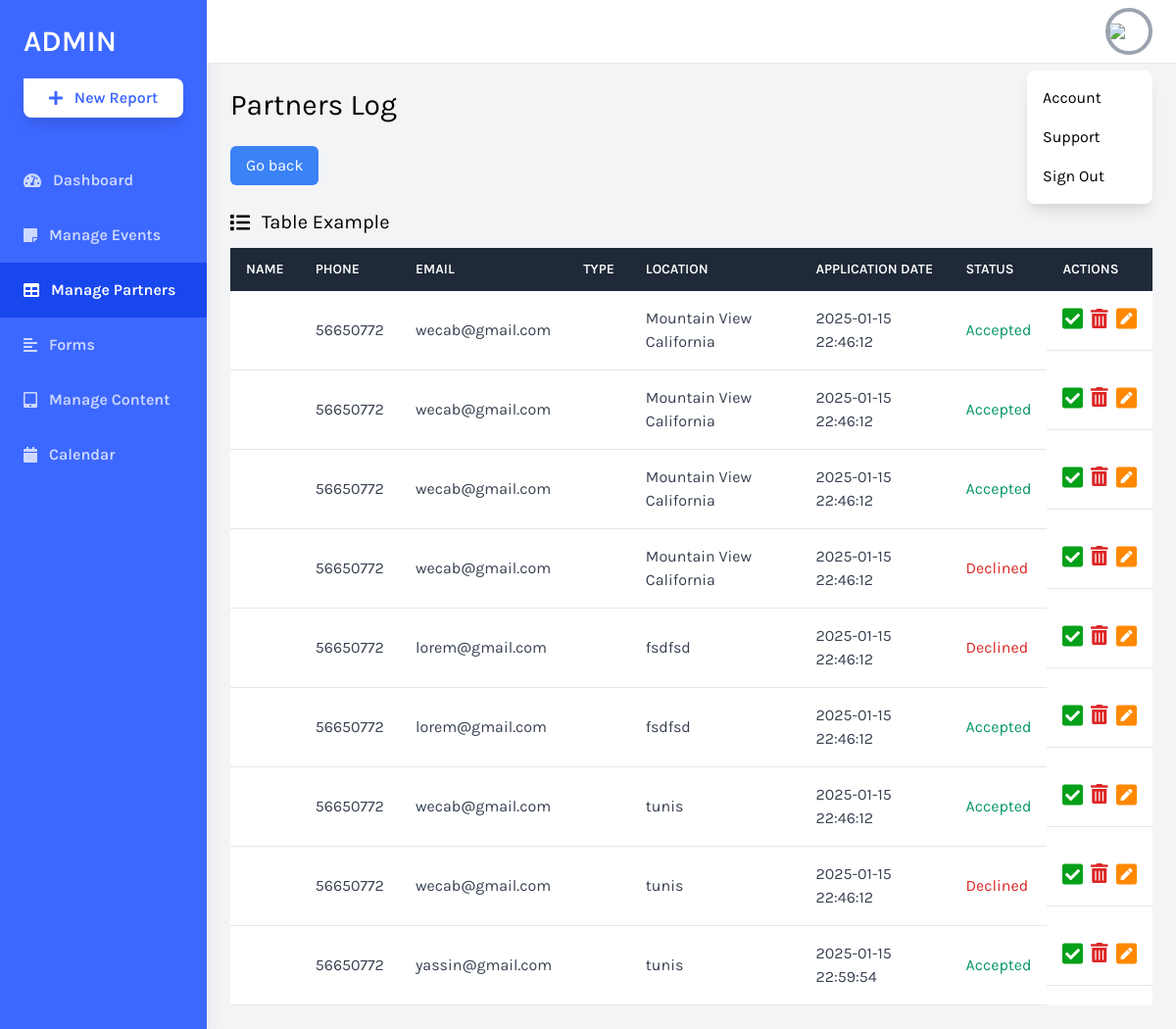
The page /daskboard/partnerLog.php on the database its author committed.
### tables this page shows
CREATE TABLE `partenaires` (
  `IDpartenaire` int(11) NOT NULL,
  `iduser` int(11) NOT NULL,
  `nom` varchar(20) NOT NULL,
  `email` varchar(30) NOT NULL,
  `businessName` varchar(100) NOT NULL,
  `location` varchar(30) NOT NULL,
  `tel` varchar(30) NOT NULL,
  `statue` enum('P','A','D') NOT NULL DEFAULT 'P',
  `dateapplication` timestamp NOT NULL DEFAULT current_timestamp() ON UPDATE current_timestamp(),
  `message` text NOT NULL
);

### daskboard/partnerLog.php (the view, shortened to what this page needs)
<?php
include "conn.php";
$req = "select * from partenaires ";
$res = mysqli_query($conn, $req);
?>
<!DOCTYPE html>
<html lang="en">
<head>
    <link href="https://cdnjs.cloudflare.com/ajax/libs/tailwindcss/2.2.19/tailwind.min.css" rel="stylesheet">
</head>
<body class="bg-gray-100 font-family-karla flex">
    <aside class="relative bg-sidebar h-screen w-64 hidden sm:block shadow-xl">
        <div class="p-6">
            <a href="index.php" class="text-white text-3xl font-semibold uppercase hover:text-gray-300">Admin</a>
            <button
                class="w-full bg-white cta-btn font-semibold py-2 mt-5 rounded-br-lg rounded-bl-lg rounded-tr-lg shadow-lg hover:shadow-xl hover:bg-gray-300 flex items-center justify-center">
                <i class="fas fa-plus mr-3"></i> New Report
            </button>
        </div>
        <nav class="text-white text-base font-semibold pt-3">
            <a href="index.php" class="flex items-center text-white opacity-75 hover:opacity-100 py-4 pl-6 nav-item">
                <i class="fas fa-tachometer-alt mr-3"></i>
                Dashboard
            </a>
            <a href="events.php" class="flex items-center text-white opacity-75 hover:opacity-100 py-4 pl-6 nav-item">
                <i class="fas fa-sticky-note mr-3"></i>
                Manage Events
            </a>
            <a href="partners.php" class="flex items-center active-nav-link text-white py-4 pl-6 nav-item">
                <i class="fas fa-table mr-3"></i>
                Manage Partners
            </a>
            <a href="forms.html" class="flex items-center text-white opacity-75 hover:opacity-100 py-4 pl-6 nav-item">
                <i class="fas fa-align-left mr-3"></i>
                Forms
            </a>
            <a href="tabs.php" class="flex items-center text-white opacity-75 hover:opacity-100 py-4 pl-6 nav-item">
                <i class="fas fa-tablet-alt mr-3"></i>
                Manage Content
            </a>
            <a href="calendar.php"
                class="flex items-center text-white opacity-75 hover:opacity-100 py-4 pl-6 nav-item">
                <i class="fas fa-calendar mr-3"></i>
                Calendar
            </a>
        </nav>
    </aside>
    <div class="relative w-full flex flex-col h-screen overflow-y-hidden">
        <header class="w-full items-center bg-white py-2 px-6 hidden sm:flex">
            <div x-data="{ isOpen: false }" class="relative w-1/2 flex justify-end">
                <button @click="isOpen = !isOpen"
                    class="realtive z-10 w-12 h-12 rounded-full overflow-hidden border-4 border-gray-400 hover:border-gray-300 focus:border-gray-300 focus:outline-none">
                    <img src="https://source.unsplash.com/uJ8LNVCBjFQ/400x400">
                </button>
                <button x-show="isOpen" @click="isOpen = false"
                    class="h-full w-full fixed inset-0 cursor-default"></button>
                <div x-show="isOpen" class="absolute w-32 bg-white rounded-lg shadow-lg py-2 mt-16">
                    <a href="#" class="block px-4 py-2 account-link hover:text-white">Account</a>
                    <a href="#" class="block px-4 py-2 account-link hover:text-white">Support</a>
                    <a href="logout.php" class="block px-4 py-2 account-link hover:text-white">Sign Out</a>
                </div>
            </div>
        </header>
        <div class="w-full h-screen overflow-x-hidden border-t flex flex-col">
            <main class="w-full flex-grow p-6">
                <h1 class="text-3xl text-black pb-6">Partners Log</h1>
             <a href="partners.php">
                <button type="button"
                    class="px-4 py-2 bg-blue-500 text-white rounded-md hover:bg-blue-600 focus:outline-none">
                    Go back
                </button>
            </a>
                <div class="w-full mt-6">
                    <p class="text-xl pb-3 flex items-center">
                        <i class="fas fa-list mr-3"></i> Table Example
                    </p>
                    <div class="bg-white overflow-auto">
                        <table class="min-w-full bg-white">
                            <thead class="bg-gray-800 text-white">
                                <tr>
                                    <th class="text-left py-3 px-4 uppercase font-semibold text-sm">Name</th>
                                    <th class="text-left py-3 px-4 uppercase font-semibold text-sm">Phone</th>
                                    <th class="text-left py-3 px-4 uppercase font-semibold text-sm">Email</th>
                                    <th class="text-left py-3 px-4 uppercase font-semibold text-sm">Type</th>
                                    <th class="text-left py-3 px-4 uppercase font-semibold text-sm">Location</th>
                                    <th class="text-left py-3 px-4 uppercase font-semibold text-sm">Application date</th>
                                    <th class="text-left py-3 px-4 uppercase font-semibold text-sm">Status</th>
                                    <th class="text-left py-3 px-4 uppercase font-semibold text-sm">Actions</th>
                                </tr>
                            </thead>
                            <tbody class="text-gray-700">
                            <tr>
                            <?php
                                    if(mysqli_num_rows($res)) {
                                        while($row = mysqli_fetch_assoc($res)) {
                                            echo "<td class='py-4 px-4 border-b border-grey-light'>" .$row['username'] ."</td>";
                                            echo "<td class='py-4 px-4 border-b border-grey-light'>" .$row['tel'] ."</td>";
                                            echo "<td class='py-4 px-4 border-b border-grey-light'>" .$row['email'] ."</td>";
                                            echo "<td class='py-4 px-4 border-b border-grey-light'>" .$row['typepartenaire'] ."</td>";
                                            echo "<td class='py-4 px-4 border-b border-grey-light'>" .$row['location'] ."</td>";
                                            echo "<td class='py-4 px-4 border-b border-grey-light'>" .$row['dateapplication'] ."</td>";
                                            if($row['statue'] =="A") {
                                                echo "<td class='py-4 px-4 border-b border-grey-light text-green-600'>Accepted</td>";
                                            }
                                           if($row['statue'] =="D") {
                                                echo "<td class='py-4 px-4 border-b border-grey-light text-red-600'>Declined</td>";
                                            }
                                            echo "<td class='py-4 px-4 border-b border-grey-light flex items-center '>
                                      <a href='partnersAccept.php?IDpartenaire=".$row['IDpartenaire']."'>
                                            <i class='fas fa-check-square text-2xl'
                                                style='color: rgb(4, 160, 25);'></i></a>
                                        <a href='partnersReject.php?IDpartenaire=".$row['IDpartenaire']."'>
                                            <i class='fas fa-trash-alt text-xl text-red-600 ml-2'
                                                aria-hidden='true'></i></a>
                                                 <a href='partnersPending.php?IDpartenaire=".$row['IDpartenaire']."'>
                                            <i class='fas fa-pen-square text-2xl ml-2'
                                                style='color: rgb(255, 136, 0);'></i></a>
                                    </td>
                                </tr>";
                                        }
                                    }
                                    ?>
                            </tbody>
                        </table>
                    </div>
                </div>
            </main>
        </div>
    </div>
</body>
</html>

### daskboard/partnerLog.php (style rules this page uses)
.font-family-karla { font-family: karla; }
.bg-sidebar { background: #3d68ff; }
.cta-btn { color: #3d68ff; }
.active-nav-link { background: #1947ee; }

### rows shown on the page
partenaires: tel "56650772", email "wecab@gmail.com", location "Mountain View California", dateapplication "2025-01-15 22:46:12", statue "Accepted"
partenaires: tel "56650772", email "wecab@gmail.com", location "Mountain View California", dateapplication "2025-01-15 22:46:12", statue "Accepted"
partenaires: tel "56650772", email "wecab@gmail.com", location "Mountain View California", dateapplication "2025-01-15 22:46:12", statue "Accepted"
partenaires: tel "56650772", email "wecab@gmail.com", location "Mountain View California", dateapplication "2025-01-15 22:46:12", statue "Declined"
partenaires: tel "56650772", email "lorem@gmail.com", location "fsdfsd", dateapplication "2025-01-15 22:46:12", statue "Declined"
partenaires: tel "56650772", email "lorem@gmail.com", location "fsdfsd", dateapplication "2025-01-15 22:46:12", statue "Accepted"
partenaires: tel "56650772", email "wecab@gmail.com", location "tunis", dateapplication "2025-01-15 22:46:12", statue "Accepted"
partenaires: tel "56650772", email "wecab@gmail.com", location "tunis", dateapplication "2025-01-15 22:46:12", statue "Declined"
partenaires: tel "56650772", email "yassin@gmail.com", location "tunis", dateapplication "2025-01-15 22:59:54", statue "Accepted"
